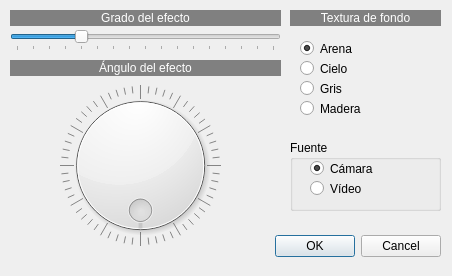
<?xml version="1.0" encoding="UTF-8"?>
<ui version="4.0">
 <class>bajorrelieveVideo</class>
 <widget class="QDialog" name="bajorrelieveVideo">
  <property name="geometry">
   <rect>
    <x>0</x>
    <y>0</y>
    <width>452</width>
    <height>276</height>
   </rect>
  </property>
  <property name="windowTitle">
   <string>Dialog</string>
  </property>
  <widget class="QDialogButtonBox" name="buttonBox">
   <property name="geometry">
    <rect>
     <x>100</x>
     <y>230</y>
     <width>341</width>
     <height>32</height>
    </rect>
   </property>
   <property name="orientation">
    <enum>Qt::Horizontal</enum>
   </property>
   <property name="standardButtons">
    <set>QDialogButtonBox::Cancel|QDialogButtonBox::Ok</set>
   </property>
  </widget>
  <widget class="QLabel" name="label">
   <property name="geometry">
    <rect>
     <x>10</x>
     <y>10</y>
     <width>271</width>
     <height>16</height>
    </rect>
   </property>
   <property name="styleSheet">
    <string notr="true">background-color: rgb(128, 128, 128);
color: rgb(255, 255, 255);</string>
   </property>
   <property name="text">
    <string>Grado del efecto</string>
   </property>
   <property name="alignment">
    <set>Qt::AlignCenter</set>
   </property>
  </widget>
  <widget class="QRadioButton" name="radioButton">
   <property name="geometry">
    <rect>
     <x>300</x>
     <y>40</y>
     <width>82</width>
     <height>17</height>
    </rect>
   </property>
   <property name="text">
    <string>Arena</string>
   </property>
   <property name="checked">
    <bool>true</bool>
   </property>
  </widget>
  <widget class="QSlider" name="horizontalSlider">
   <property name="geometry">
    <rect>
     <x>10</x>
     <y>30</y>
     <width>271</width>
     <height>21</height>
    </rect>
   </property>
   <property name="minimum">
    <number>0</number>
   </property>
   <property name="maximum">
    <number>400</number>
   </property>
   <property name="pageStep">
    <number>16</number>
   </property>
   <property name="value">
    <number>100</number>
   </property>
   <property name="orientation">
    <enum>Qt::Horizontal</enum>
   </property>
   <property name="tickPosition">
    <enum>QSlider::TicksBelow</enum>
   </property>
   <property name="tickInterval">
    <number>25</number>
   </property>
  </widget>
  <widget class="QLabel" name="label_2">
   <property name="geometry">
    <rect>
     <x>10</x>
     <y>60</y>
     <width>271</width>
     <height>16</height>
    </rect>
   </property>
   <property name="styleSheet">
    <string notr="true">background-color: rgb(128, 128, 128);
color: rgb(255, 255, 255);</string>
   </property>
   <property name="text">
    <string>Ángulo del efecto</string>
   </property>
   <property name="alignment">
    <set>Qt::AlignCenter</set>
   </property>
  </widget>
  <widget class="QDial" name="dial">
   <property name="geometry">
    <rect>
     <x>60</x>
     <y>80</y>
     <width>161</width>
     <height>171</height>
    </rect>
   </property>
   <property name="maximum">
    <number>360</number>
   </property>
   <property name="wrapping">
    <bool>true</bool>
   </property>
   <property name="notchTarget">
    <double>6.000000000000000</double>
   </property>
   <property name="notchesVisible">
    <bool>true</bool>
   </property>
  </widget>
  <widget class="QLabel" name="label_3">
   <property name="geometry">
    <rect>
     <x>290</x>
     <y>10</y>
     <width>151</width>
     <height>16</height>
    </rect>
   </property>
   <property name="styleSheet">
    <string notr="true">background-color: rgb(128, 128, 128);
color: rgb(255, 255, 255);</string>
   </property>
   <property name="text">
    <string>Textura de fondo</string>
   </property>
   <property name="alignment">
    <set>Qt::AlignCenter</set>
   </property>
  </widget>
  <widget class="QRadioButton" name="radioButton_2">
   <property name="geometry">
    <rect>
     <x>300</x>
     <y>60</y>
     <width>82</width>
     <height>17</height>
    </rect>
   </property>
   <property name="text">
    <string>Cielo</string>
   </property>
  </widget>
  <widget class="QRadioButton" name="radioButton_4">
   <property name="geometry">
    <rect>
     <x>300</x>
     <y>100</y>
     <width>82</width>
     <height>17</height>
    </rect>
   </property>
   <property name="text">
    <string>Madera</string>
   </property>
  </widget>
  <widget class="QRadioButton" name="radioButton_3">
   <property name="geometry">
    <rect>
     <x>300</x>
     <y>80</y>
     <width>82</width>
     <height>17</height>
    </rect>
   </property>
   <property name="text">
    <string>Gris</string>
   </property>
  </widget>
  <widget class="QGroupBox" name="groupBox">
   <property name="geometry">
    <rect>
     <x>290</x>
     <y>140</y>
     <width>151</width>
     <height>71</height>
    </rect>
   </property>
   <property name="title">
    <string>Fuente</string>
   </property>
   <widget class="QRadioButton" name="radioButton_camara">
    <property name="geometry">
     <rect>
      <x>20</x>
      <y>20</y>
      <width>82</width>
      <height>17</height>
     </rect>
    </property>
    <property name="text">
     <string>Cámara</string>
    </property>
    <property name="checked">
     <bool>true</bool>
    </property>
    <property name="autoExclusive">
     <bool>true</bool>
    </property>
   </widget>
   <widget class="QRadioButton" name="radioButton_video">
    <property name="geometry">
     <rect>
      <x>20</x>
      <y>40</y>
      <width>82</width>
      <height>17</height>
     </rect>
    </property>
    <property name="text">
     <string>Vídeo</string>
    </property>
   </widget>
  </widget>
 </widget>
 <resources/>
 <connections>
  <connection>
   <sender>buttonBox</sender>
   <signal>accepted()</signal>
   <receiver>bajorrelieveVideo</receiver>
   <slot>accept()</slot>
   <hints>
    <hint type="sourcelabel">
     <x>248</x>
     <y>254</y>
    </hint>
    <hint type="destinationlabel">
     <x>157</x>
     <y>274</y>
    </hint>
   </hints>
  </connection>
  <connection>
   <sender>buttonBox</sender>
   <signal>rejected()</signal>
   <receiver>bajorrelieveVideo</receiver>
   <slot>reject()</slot>
   <hints>
    <hint type="sourcelabel">
     <x>316</x>
     <y>260</y>
    </hint>
    <hint type="destinationlabel">
     <x>286</x>
     <y>274</y>
    </hint>
   </hints>
  </connection>
 </connections>
</ui>
